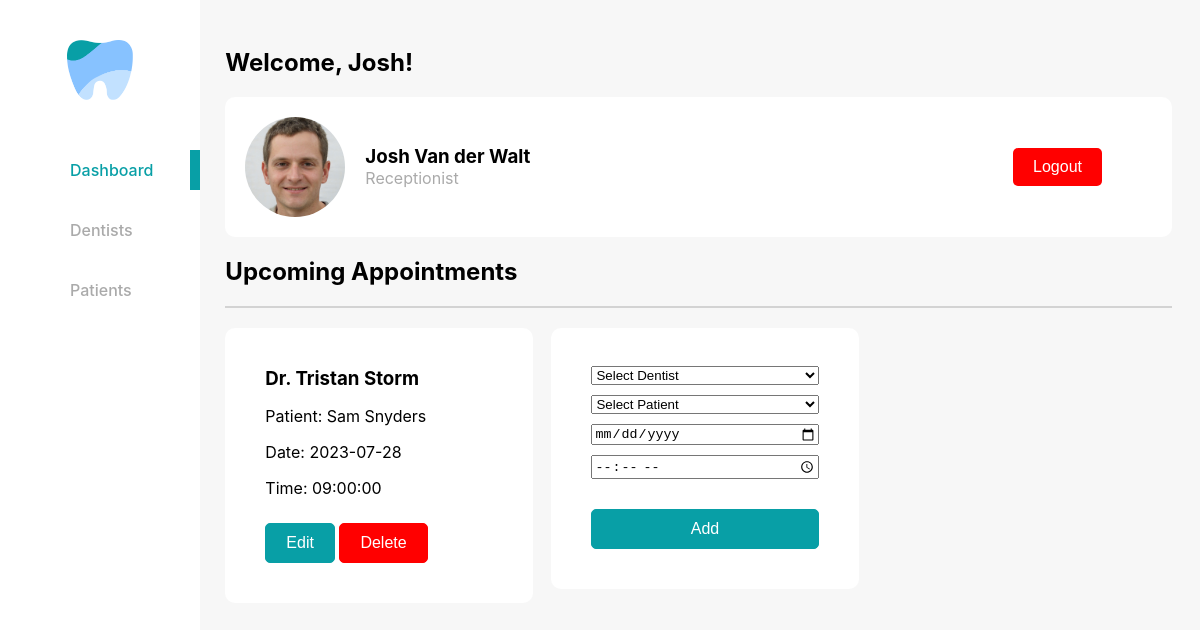
/dentist_website/dashboard.php (signed in), run on the app's committed database.
### tables this page shows
CREATE TABLE `receptionists` (
  `id` int(11) NOT NULL,
  `name` varchar(25) NOT NULL,
  `surname` varchar(25) NOT NULL,
  `rank` varchar(25) NOT NULL,
  `age` varchar(25) NOT NULL,
  `gender` varchar(25) NOT NULL,
  `phone_number` varchar(25) NOT NULL,
  `email` varchar(25) NOT NULL,
  `password` varchar(25) NOT NULL,
  `profile_img` varchar(25) NOT NULL,
  `role` varchar(25) NOT NULL
);

CREATE TABLE `appointments` (
  `id` int(11) NOT NULL,
  `date` date NOT NULL,
  `time` time NOT NULL,
  `receptionist_id` int(11) NOT NULL,
  `dentist_id` int(11) NOT NULL,
  `patient_id` int(11) NOT NULL
);

CREATE TABLE `dentists` (
  `id` int(11) NOT NULL,
  `name` varchar(25) NOT NULL,
  `surname` varchar(25) NOT NULL,
  `age` varchar(25) NOT NULL,
  `gender` varchar(25) NOT NULL,
  `email` varchar(25) NOT NULL,
  `phone` varchar(255) NOT NULL,
  `occupation` varchar(25) NOT NULL,
  `profile_img` varchar(25) NOT NULL
);

CREATE TABLE `patients` (
  `id` int(11) NOT NULL,
  `name` varchar(25) NOT NULL,
  `surname` varchar(25) NOT NULL,
  `age` varchar(25) NOT NULL,
  `gender` varchar(25) NOT NULL,
  `medical_aid_number` varchar(25) NOT NULL,
  `email` varchar(25) NOT NULL,
  `profile_img` varchar(25) NOT NULL
);

### dentist_website/dashboard.php (the view, shortened to what this page needs)
<?php
include 'db.php';
$receptionistId = $_SESSION['receptionist_id'];
$query = "SELECT * FROM receptionists WHERE id = $receptionistId";
$result = mysqli_query($conn, $query);
$receptionist = mysqli_fetch_assoc($result);
$appointmentsQuery = "SELECT a.*, d.name AS dentist_name, d.surname AS dentist_surname, p.name AS patient_name, p.surname AS patient_surname
                     FROM appointments a
                     JOIN dentists d ON a.dentist_id = d.id
                     JOIN patients p ON a.patient_id = p.id
                     WHERE a.receptionist_id = $receptionistId
                     ORDER BY a.date ASC";
$appointmentsResult = mysqli_query($conn, $appointmentsQuery);
$numAppointments = mysqli_num_rows($appointmentsResult);
?>
<!DOCTYPE html>
<html>
<head>
    <link rel="stylesheet" type="text/css" href="css/style.css">
</head>
<body>
    <div class="container-fluid">
        <div class="row">
            <div class="col-md-2">
                <div class="sidebar">
                    <div class="logo">
                        <img src="images/logo.png" style="margin-top: 20px ;" height="60px">
                    </div>
                    <ul class="nav">
                        <a href="dashboard.php"
                            style="text-decoration: none; color: #089FA6; font-weight: 500; box-shadow: inset -10px 0px 0px #089FA6; color: #089FA6;">Dashboard</a>
                        <a href="dentist.php"
                            style="text-decoration: none; color: #AAAAAA; font-weight: 500;">Dentists</a>
                        <a href="patient.php"
                            style="text-decoration: none; color: #AAAAAA; font-weight: 500;">Patients</a>
                    </ul>
                </div>
            </div>
            <div class="col-md-10">
                <div class="content">
                    <h2>Welcome,
                        <?php echo $receptionist['name']; ?>!
                    </h2>
                    <div class="profile-card">
                        <?php
                        $profile_img = $receptionist['profile_img'];
                        if ($profile_img) {
                            echo '<img src="profile_img/' . $profile_img . '" alt="Profile Image">';
                        } else {
                            echo '<img src="images/default-profile-img.jpg" alt="Default Profile Image">';
                        }
                        ?>
                        <?php if (isset($_GET['edit'])): ?>
                        <?php else: ?>
                            <div>
                                <h3>
                                    <?php echo $receptionist['name'] . ' ' . $receptionist['surname']; ?>
                                </h3>
                                <p>
                                    <?php echo $receptionist['role']; ?>
                                </p>
                            </div>
                            <div style="margin-left: auto;">
                                <a href="index.php">
                                    <button
                                        style="background-color: red; display: inline-block; padding: 10px 20px; color: white; border-radius: 5px; border: none; text-decoration: none; font-weight: medium; font-size: 16px; margin-right: 50px;">Logout</button>
                                </a>
                            </div>
                        <?php endif; ?>
                    </div>
                    <div class="appointments">
                        <h2>Upcoming Appointments</h2>
                        <div class="divider"></div>
                        <?php if ($numAppointments > 0) { ?>
                            <?php while ($row = mysqli_fetch_assoc($appointmentsResult)) { ?>
                                <div class="appointment-block"
                                    style="padding-left: 40px; padding-right: 40px; padding-bottom: 40px;">
                                    <h3>
                                        <?php echo 'Dr. ' . $row['dentist_name'] . ' ' . $row['dentist_surname']; ?>
                                    </h3>
                                    <p>Patient:
                                        <?php echo $row['patient_name'] . ' ' . $row['patient_surname']; ?>
                                    </p>
                                    <p>Date:
                                        <?php echo $row['date']; ?>
                                    </p>
                                    <p>Time:
                                        <?php echo $row['time']; ?>
                                    </p>
                                    <a href="edit_appointment.php?id=<?php echo $row['id']; ?>"><button
                                            style="font-size: 16px; display: inline-block; padding: 10px 20px; margin-top: 20px; background-color: #089FA6; color: white; border-radius: 5px; text-decoration: none; font-weight: medium;">Edit</button></a>
                                    <a href="delete_appointment.php?id=<?php echo $row['id']; ?>"><button
                                            style="font-size: 16px; display: inline-block; padding: 10px 20px; margin-top: 20px; color: white; border-radius: 5px; text-decoration: none; font-weight: medium;">Delete</button></a>
                                </div>
                            <?php } ?>
                        <?php } else { ?>
                            <p>No upcoming appointments found.</p>
                        <?php } ?>
                        <div class="add-appointment">
                            <div class="appointment-block"
                                style="padding-left: 40px; padding-right: 40px; padding-bottom: 40px; padding-top: 38px;">
                                <form method="POST" action="">
                                    <select name="dentist_id" required>
                                        <option value="" disabled selected>Select Dentist</option>
                                    </select>
                                    <select name="patient_id" required>
                                        <option value="" disabled selected>Select Patient</option>
                                    </select>
                                    <input type="date" name="date" required>
                                    <input type="time" name="time" required>
                                    <button type="submit" name="add_appointment"
                                        style="display: inline-block; padding: 10px 20px; margin-top: 20px; background-color: #089FA6; color: white; border-radius: 5px; text-decoration: none; font-weight: medium;">Add</button>
                                </form>
                            </div>
                        </div>
                    </div>
                </div>
            </div>
        </div>
    </div>
</body>
</html>

### dentist_website/css/style.css (style rules this page uses)
body { background-color: #F7F7F7; font-family: 'Inter', sans-serif; }
.sidebar { background-color: white; height: 100vh; position: fixed; top: 0; left: 0; width: 16.66667%; }
.logo { text-align: center; padding: 20px; display: flex; justify-content: center; align-items: center; }
.nav { margin-top: 30px; }
.nav a { display: block; padding: 10px 20px; margin-left: 10px; margin-top: 20px; color: black; }
.content { margin-left: 16.66667%; padding: 20px; }
.profile-card { display: flex; align-items: center; background-color: white; border-radius: 10px; padding: 10px; margin-bottom: 20px; }
.profile-card img { width: 80px; height: 80px; border-radius: 50%; margin-right: 20px; }
.profile-card h3 { margin-bottom: 5px; }
.divider { border-bottom: 1px solid lightgrey; margin-bottom: 20px; }
.appointment-block { background-color: white; border-radius: 10px; padding: 50px; float: left; width: calc(25% - 15px); margin-right: 15px; margin-bottom: 15px; }
.add-appointment .appointment-block { background-color: white; border-radius: 10px; padding: 20px; float: left; width: calc(25% - 15px); margin-right: 15px; margin-bottom: 15px; }
.add-appointment .appointment-block:nth-child(4n+1) { margin-right: 0; }
.appointment-block h3 { margin-bottom: 10px; }
.appointment-block p { margin-bottom: 5px; }
.appointment-block button { background-color: #089FA6; border: 1px solid #089FA6; color: white; }
.appointment-block a:last-child button { background-color: red; border: 1px solid red; color: white; }

### dentist_website/dashboard.php (style rules this page uses)
body { background-color: #F7F7F7; font-family: 'Inter', sans-serif; font-size: 16px; }
.sidebar { background-color: white; height: 100vh; position: fixed; top: 0; left: 0; width: 16.66667%; }
.logo { text-align: center; padding: 20px; display: flex; justify-content: center; align-items: center; }
.nav { margin-top: 30px; }
.nav a { display: block; padding: 10px 20px; margin-left: 10px; margin-top: 20px; color: black; }
.content { margin-left: 16.66667%; padding: 20px; }
.profile-card { background-color: white; border-radius: 10px; padding: 20px; display: flex; align-items: center; margin-bottom: 20px; }
.profile-card img { height: 100px; width: 100px; border-radius: 50%; margin-right: 20px; }
.profile-card h3 { margin: 0; }
.profile-card p { margin: 0; color: #AAAAAA; }
.appointments { margin-top: 20px; }
.appointment-block { background-color: white; border-radius: 10px; padding: 20px; margin-bottom: 20px; display: inline-block; width: 24%; margin-right: 2%; vertical-align: top; }
.add-appointment .appointment-block { background-color: white; border-radius: 10px; padding: 20px; display: inline-block; width: 24%; vertical-align: top; margin-right: 2%; }
.add-appointment .appointment-block form { display: flex; flex-direction: column; }
.add-appointment .appointment-block select, .add-appointment .appointment-block input[type="date"], .add-appointment .appointment-block input[type="time"] { margin-bottom: 10px; }
.add-appointment .appointment-block button { font-size: 16px; }
.divider { height: 1px; background-color: lightgray; margin: 20px 0; }

### data on the page
receptionists: name "Josh", profile_img (picture), surname "Van der Walt", role "Receptionist"
appointments: dentist.name "Tristan", dentist.surname "Storm", patient.name "Sam", patient.surname "Snyders", date "2023-07-28", time "09:00:00"
